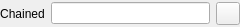
<?xml version="1.0" encoding="UTF-8"?>
<ui version="4.0">
 <class>ChainWidget</class>
 <widget class="QWidget" name="ChainWidget">
  <property name="geometry">
   <rect>
    <x>0</x>
    <y>0</y>
    <width>240</width>
    <height>27</height>
   </rect>
  </property>
  <property name="windowTitle">
   <string>Form</string>
  </property>
  <layout class="QVBoxLayout" name="verticalLayout">
   <property name="leftMargin">
    <number>0</number>
   </property>
   <property name="topMargin">
    <number>0</number>
   </property>
   <property name="rightMargin">
    <number>0</number>
   </property>
   <property name="bottomMargin">
    <number>0</number>
   </property>
   <item>
    <layout class="QHBoxLayout" name="horizontalLayout">
     <item>
      <widget class="QLabel" name="outboundsLabel">
       <property name="text">
        <string>Chained</string>
       </property>
       <property name="alignment">
        <set>Qt::AlignCenter</set>
       </property>
      </widget>
     </item>
     <item>
      <widget class="QLineEdit" name="displayNameTxt"/>
     </item>
     <item>
      <widget class="QToolButton" name="editChainBtn">
       <property name="text">
        <string/>
       </property>
       <property name="icon">
        <iconset resource="../../../../resources.new.qrc">
         <normaloff>:/ui_dark/edit.svg</normaloff>:/ui_dark/edit.svg</iconset>
       </property>
      </widget>
     </item>
    </layout>
   </item>
  </layout>
 </widget>
 <resources>
  <include location="../../../../resources.new.qrc"/>
 </resources>
 <connections/>
</ui>
